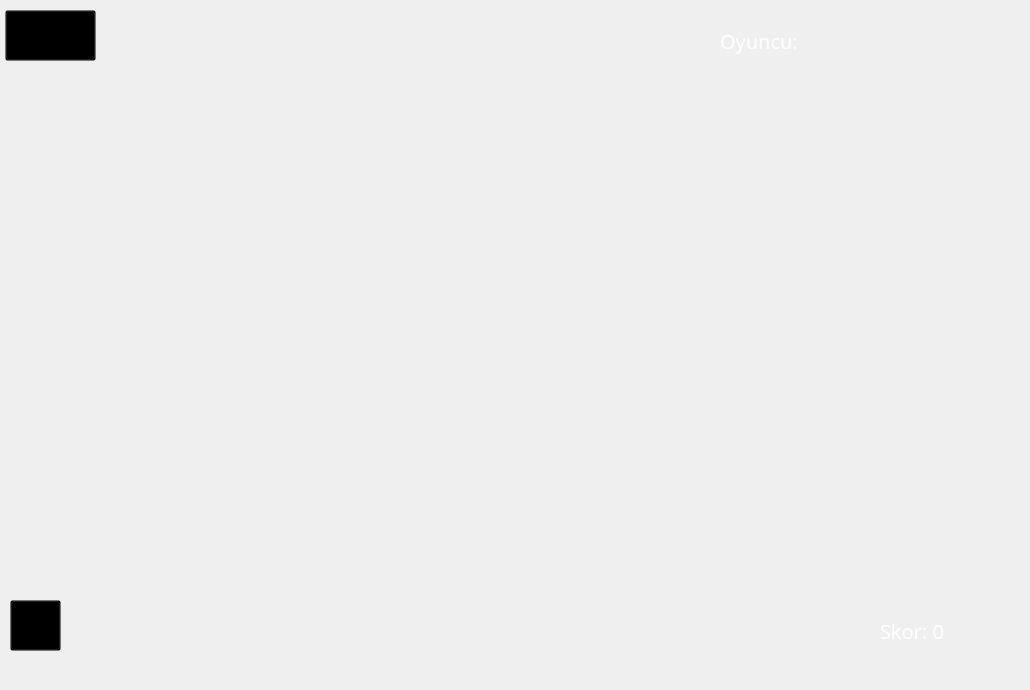
    <widget class="QWidget" name="page_4">
     <widget class="QLabel" name="label_8">
      <property name="geometry">
       <rect>
        <x>0</x>
        <y>0</y>
        <width>1021</width>
        <height>681</height>
       </rect>
      </property>
      <property name="font">
       <font>
        <family>Comic Sans MS</family>
       </font>
      </property>
      <property name="cursor">
       <cursorShape>ArrowCursor</cursorShape>
      </property>
      <property name="text">
       <string/>
      </property>
      <property name="pixmap">
       <pixmap resource="img.qrc">:/new/image/back.png</pixmap>
      </property>
     </widget>
     <widget class="QPushButton" name="backBtn">
      <property name="geometry">
       <rect>
        <x>5</x>
        <y>10</y>
        <width>91</width>
        <height>51</height>
       </rect>
      </property>
      <property name="sizePolicy">
       <sizepolicy hsizetype="Minimum" vsizetype="Fixed">
        <horstretch>0</horstretch>
        <verstretch>0</verstretch>
       </sizepolicy>
      </property>
      <property name="cursor">
       <cursorShape>PointingHandCursor</cursorShape>
      </property>
      <property name="focusPolicy">
       <enum>Qt::NoFocus</enum>
      </property>
      <property name="styleSheet">
       <string notr="true">background: transparent; 
color: white;
</string>
      </property>
      <property name="text">
       <string/>
      </property>
      <property name="icon">
       <iconset resource="img.qrc">
        <normaloff>:/new/image/arrow.png</normaloff>:/new/image/arrow.png</iconset>
      </property>
      <property name="iconSize">
       <size>
        <width>80</width>
        <height>100</height>
       </size>
      </property>
     </widget>
     <widget class="QLabel" name="nameLabel">
      <property name="geometry">
       <rect>
        <x>720</x>
        <y>10</y>
        <width>291</width>
        <height>61</height>
       </rect>
      </property>
      <property name="font">
       <font>
        <family>Papyrus</family>
        <pointsize>15</pointsize>
       </font>
      </property>
      <property name="styleSheet">
       <string notr="true">color:white;</string>
      </property>
      <property name="text">
       <string>Oyuncu: </string>
      </property>
     </widget>
     <widget class="QLabel" name="word">
      <property name="geometry">
       <rect>
        <x>140</x>
        <y>510</y>
        <width>591</width>
        <height>101</height>
       </rect>
      </property>
      <property name="font">
       <font>
        <family>Papyrus</family>
        <pointsize>15</pointsize>
       </font>
      </property>
      <property name="styleSheet">
       <string notr="true">color:white;</string>
      </property>
      <property name="text">
       <string/>
      </property>
     </widget>
     <widget class="QPushButton" name="clue">
      <property name="geometry">
       <rect>
        <x>10</x>
        <y>600</y>
        <width>51</width>
        <height>51</height>
       </rect>
      </property>
      <property name="font">
       <font>
        <pointsize>10</pointsize>
       </font>
      </property>
      <property name="cursor">
       <cursorShape>PointingHandCursor</cursorShape>
      </property>
      <property name="focusPolicy">
       <enum>Qt::NoFocus</enum>
      </property>
      <property name="styleSheet">
       <string notr="true">background: transparent; 
color: white;
</string>
      </property>
      <property name="text">
       <string/>
      </property>
      <property name="icon">
       <iconset resource="img.qrc">
        <normaloff>:/new/image/clue.png</normaloff>:/new/image/clue.png</iconset>
      </property>
      <property name="iconSize">
       <size>
        <width>80</width>
        <height>50</height>
       </size>
      </property>
     </widget>
     <widget class="QLabel" name="clueInfo">
      <property name="geometry">
       <rect>
        <x>110</x>
        <y>10</y>
        <width>601</width>
        <height>101</height>
       </rect>
      </property>
      <property name="font">
       <font>
        <family>Comic Sans MS</family>
        <pointsize>12</pointsize>
        <italic>false</italic>
       </font>
      </property>
      <property name="styleSheet">
       <string notr="true">color: #dddd00;</string>
      </property>
      <property name="text">
       <string/>
      </property>
      <property name="alignment">
       <set>Qt::AlignCenter</set>
      </property>
     </widget>
     <widget class="QLabel" name="score">
      <property name="geometry">
       <rect>
        <x>880</x>
        <y>610</y>
        <width>131</width>
        <height>41</height>
       </rect>
      </property>
      <property name="font">
       <font>
        <family>Papyrus</family>
        <pointsize>15</pointsize>
       </font>
      </property>
      <property name="styleSheet">
       <string notr="true">color:white;</string>
      </property>
      <property name="text">
       <string>Skor: 0</string>
      </property>
     </widget>
     <widget class="QLabel" name="man_1">
      <property name="enabled">
       <bool>true</bool>
      </property>
      <property name="geometry">
       <rect>
        <x>750</x>
        <y>458</y>
        <width>241</width>
        <height>20</height>
       </rect>
      </property>
      <property name="sizePolicy">
       <sizepolicy hsizetype="Preferred" vsizetype="Preferred">
        <horstretch>0</horstretch>
        <verstretch>0</verstretch>
       </sizepolicy>
      </property>
      <property name="text">
       <string/>
      </property>
      <property name="pixmap">
       <pixmap resource="img.qrc">:/new/image/line.png</pixmap>
      </property>
     </widget>
     <widget class="QLabel" name="man_2">
      <property name="geometry">
       <rect>
        <x>880</x>
        <y>270</y>
        <width>49</width>
        <height>201</height>
       </rect>
      </property>
      <property name="text">
       <string/>
      </property>
      <property name="pixmap">
       <pixmap resource="img.qrc">:/new/image/line_2.png</pixmap>
      </property>
     </widget>
     <widget class="QLabel" name="man_3">
      <property name="geometry">
       <rect>
        <x>880</x>
        <y>200</y>
        <width>49</width>
        <height>171</height>
       </rect>
      </property>
      <property name="text">
       <string/>
      </property>
      <property name="pixmap">
       <pixmap resource="img.qrc">:/new/image/line_2.png</pixmap>
      </property>
     </widget>
     <widget class="QLabel" name="man_4">
      <property name="geometry">
       <rect>
        <x>680</x>
        <y>220</y>
        <width>241</width>
        <height>20</height>
       </rect>
      </property>
      <property name="sizePolicy">
       <sizepolicy hsizetype="Preferred" vsizetype="Preferred">
        <horstretch>0</horstretch>
        <verstretch>0</verstretch>
       </sizepolicy>
      </property>
      <property name="text">
       <string/>
      </property>
      <property name="pixmap">
       <pixmap resource="img.qrc">:/new/image/line.png</pixmap>
      </property>
      <property name="indent">
       <number>-1</number>
      </property>
     </widget>
     <widget class="QLabel" name="man_6">
      <property name="geometry">
       <rect>
        <x>770</x>
        <y>232</y>
        <width>49</width>
        <height>71</height>
       </rect>
      </property>
      <property name="styleSheet">
       <string notr="true"/>
      </property>
      <property name="text">
       <string/>
      </property>
      <property name="pixmap">
       <pixmap resource="img.qrc">:/new/image/line_2.png</pixmap>
      </property>
     </widget>
     <widget class="QLabel" name="man_5">
      <property name="geometry">
       <rect>
        <x>770</x>
        <y>200</y>
        <width>131</width>
        <height>141</height>
       </rect>
      </property>
      <property name="styleSheet">
       <string notr="true"/>
      </property>
      <property name="text">
       <string/>
      </property>
      <property name="pixmap">
       <pixmap resource="img.qrc">:/new/image/line_3.png</pixmap>
      </property>
     </widget>
     <widget class="QLabel" name="man_7">
      <property name="geometry">
       <rect>
        <x>768</x>
        <y>282</y>
        <width>71</width>
        <height>81</height>
       </rect>
      </property>
      <property name="text">
       <string/>
      </property>
      <property name="pixmap">
       <pixmap resource="img.qrc">:/new/image/circle.png</pixmap>
      </property>
     </widget>
    </widget>
